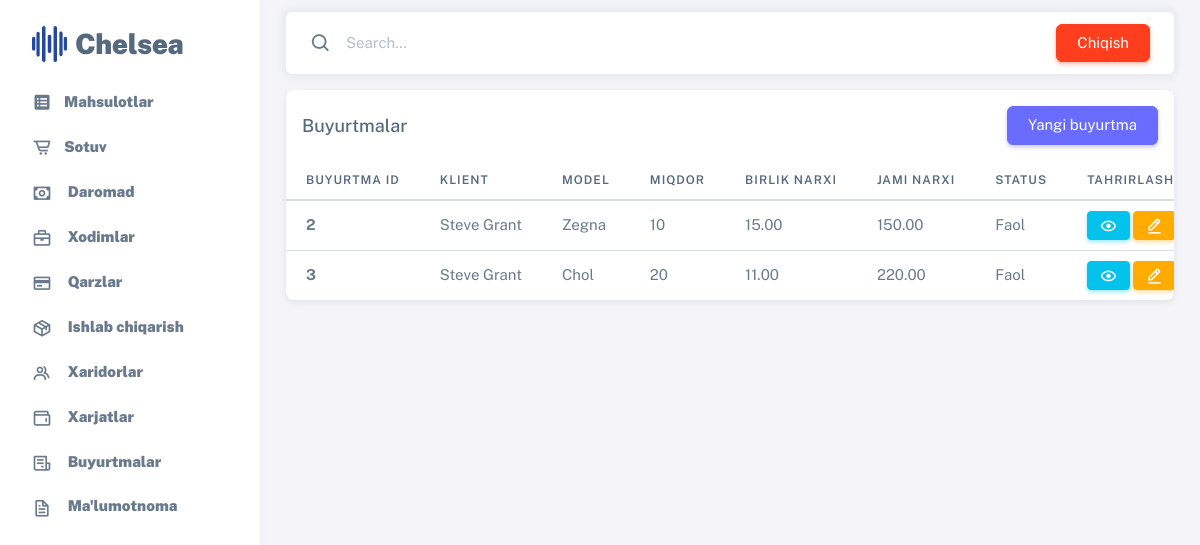
The page /orders on the database its author committed.
### home/models.py (models this page shows, shortened)
class orders(models.Model):
    client_id = models.ForeignKey(
        clients,
        on_delete=models.DO_NOTHING,
        related_name="client_orders",
        verbose_name="xaridor"
    )
    date = models.DateField(verbose_name="Buyurtma sanasi")
    model_id = models.ForeignKey(
        to=shoe_model,
        on_delete=models.DO_NOTHING,
        related_name="model_id_orders",
        verbose_name="buyurtma modeli"
    )
    quantity = models.IntegerField(verbose_name="buyurtma miqdori")
    quantity_type_id = models.ForeignKey(
        to=references,
        on_delete=models.DO_NOTHING,
        related_name="quantity_type_orders",
        verbose_name="buyurtma miqdor turi"
    )
    price = models.DecimalField(verbose_name="buyurtma narxi" , max_digits=20 , decimal_places=2)
    total_amount = models.DecimalField(verbose_name="buyurtma jami narxi" , max_digits=20 , decimal_places=2)
    color_id = models.ForeignKey(
        to=references,
        on_delete=models.DO_NOTHING,
        related_name="color_id_orders",
        verbose_name="buyurtma rangi"
    )
    leather_id = models.ForeignKey(
        to=references,
        on_delete=models.DO_NOTHING,
        related_name="leather_id_reference",
        verbose_name="terisi"
    )
    complete_date = models.DateField(verbose_name="buyurtma topshirish sanasi")
    status = models.ForeignKey(
        references,
        models.DO_NOTHING,
        related_name="status_orders",
        verbose_name="buyurtma xolati"
    )
    class Meta:
        db_table = "orders"

class clients(models.Model):
    name = models.CharField(max_length=255 , verbose_name="xaridor ismi")
    phone_number = models.CharField(max_length=255 , verbose_name="xaridor telefon raqami")
    address = models.CharField(max_length=255 , verbose_name="xaridor manzili")
    currency = models.ForeignKey(
        references,
        on_delete=models.DO_NOTHING,
        related_name="currency_reference_client"
    )
    class Meta:
        db_table = "clients"
    def __str__(self):
        return self.name

class shoe_model(models.Model):
    name = models.CharField(max_length=255 , verbose_name="oyoq kiyim nomi")
    code = models.CharField(max_length=255 , verbose_name="oyoq kiyim kodi" ,unique=True)
    image = models.ImageField(upload_to="media/" , verbose_name="oyoq kiyim rasmi")
    description = models.TextField(verbose_name="oyoq kiyim tavsifi")
    class Meta:
        db_table = "shoe_model"
    def __str__(self):
        return self.name

class references(models.Model):
    type = models.IntegerField(
        choices=[(ref_type.value, ref_type.name.title()) for ref_type in ReferenceType],
        verbose_name="Reference Type"
    )
    value = models.CharField(max_length=255 , verbose_name="ma'lumotnoma qiymati")
    IsDeleted = models.BooleanField(default=False)
    IsSystem = models.BooleanField(default=False)
    class Meta:
        db_table = "references"
    def __str__(self):
        return self.value

### home/views.py (the view)
# urls.py: path("orders" , views.orders_view , name="orders_view"),
def orders_view(request):
    orders_list = orders.objects.all()
    context = {
        "orders_list":orders_list
    }
    return render(request , "orders/orders.html" , context=context)

### templates/orders/orders.html (shortened to what this page needs)
{% extends "base.html" %}
{% block content %}
<div class="container">
  <div class="card mt-3">
    <div class="d-flex justify-content-between align-items-center p-3">
      <h5 class="card-header p-0">Buyurtmalar</h5>
      <a class="btn btn-primary" href="{% url "orders_create" %}">Yangi buyurtma</a>
    </div>
    <div class="table-responsive text-nowrap">
      <table class="table table-hover">
        <thead>
          <tr>
            <th>Buyurtma ID</th>
            <th>Klient</th>
            <th>Model</th>
            <th>Miqdor</th>
            <th>Birlik Narxi</th>
            <th>Jami Narxi</th>
            <th>Status</th>
            <th>Tahrirlash</th>
          </tr>
        </thead>
        <tbody class="table-border-bottom-0">
          {% for order in orders_list %}
          <tr>
            <td><strong>{{ order.id }}</strong></td>
            <td>{{ order.client_id }}</td>
            <td>{{ order.model_id }}</td>
            <td>{{ order.quantity }}</td>
            <td>{{ order.price }}</td>
            <td>{{ order.total_amount }}</td>
            <td>{{ order.status }}</td>
            <td>
                  <a class="btn btn-sm btn-info" href="{% url "order_read" order.id %}"> <i class="bx  bx-show "></i></a>
                  <a class="btn btn-sm btn-warning" href="{% url "orders_update" order.id %}"> <i class="bx bx-edit-alt"></i></a>
            </td>
          </tr>
          {% empty %}
          <tr>
            <td colspan="8" class="text-center">Buyurtmalar mavjud emas.</td>
          </tr>
          {% endfor %}
        </tbody>
      </table>
    </div>
  </div>
</div>
{% endblock content %}

### rows shown on the page
orders: id "2", client_id "Steve Grant", model_id "Zegna", quantity "10", price "15.00", total_amount "150.00", status "Faol"
orders: id "3", client_id "Steve Grant", model_id "Chol", quantity "20", price "11.00", total_amount "220.00", status "Faol"
